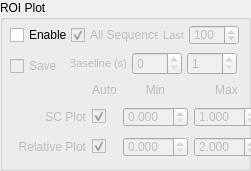
     <widget class="QGroupBox" name="roiPlotGroup">
      <property name="geometry">
       <rect>
        <x>460</x>
        <y>10</y>
        <width>251</width>
        <height>171</height>
       </rect>
      </property>
      <property name="title">
       <string>ROI Plot</string>
      </property>
      <widget class="QWidget" name="layoutWidget">
       <property name="geometry">
        <rect>
         <x>10</x>
         <y>80</y>
         <width>249</width>
         <height>81</height>
        </rect>
       </property>
       <layout class="QGridLayout" name="roiPlotDisplay">
        <item row="0" column="3">
         <widget class="QLabel" name="roiPlotMaxLabel">
          <property name="enabled">
           <bool>false</bool>
          </property>
          <property name="sizePolicy">
           <sizepolicy hsizetype="Preferred" vsizetype="Fixed">
            <horstretch>0</horstretch>
            <verstretch>0</verstretch>
           </sizepolicy>
          </property>
          <property name="minimumSize">
           <size>
            <width>0</width>
            <height>13</height>
           </size>
          </property>
          <property name="maximumSize">
           <size>
            <width>16777215</width>
            <height>13</height>
           </size>
          </property>
          <property name="text">
           <string>Max</string>
          </property>
          <property name="alignment">
           <set>Qt::AlignBottom|Qt::AlignHCenter</set>
          </property>
         </widget>
        </item>
        <item row="0" column="2">
         <widget class="QLabel" name="roiPlotMinLabel">
          <property name="enabled">
           <bool>false</bool>
          </property>
          <property name="sizePolicy">
           <sizepolicy hsizetype="Preferred" vsizetype="Fixed">
            <horstretch>0</horstretch>
            <verstretch>0</verstretch>
           </sizepolicy>
          </property>
          <property name="minimumSize">
           <size>
            <width>0</width>
            <height>13</height>
           </size>
          </property>
          <property name="maximumSize">
           <size>
            <width>16777215</width>
            <height>13</height>
           </size>
          </property>
          <property name="text">
           <string>Min</string>
          </property>
          <property name="alignment">
           <set>Qt::AlignBottom|Qt::AlignHCenter</set>
          </property>
         </widget>
        </item>
        <item row="1" column="3">
         <widget class="QDoubleSpinBox" name="roiplot_ymax_spin">
          <property name="enabled">
           <bool>false</bool>
          </property>
          <property name="sizePolicy">
           <sizepolicy hsizetype="Fixed" vsizetype="Fixed">
            <horstretch>0</horstretch>
            <verstretch>0</verstretch>
           </sizepolicy>
          </property>
          <property name="minimumSize">
           <size>
            <width>65</width>
            <height>20</height>
           </size>
          </property>
          <property name="maximumSize">
           <size>
            <width>65</width>
            <height>20</height>
           </size>
          </property>
          <property name="toolTip">
           <string>Maximum display value for SC plot</string>
          </property>
          <property name="decimals">
           <number>3</number>
          </property>
          <property name="maximum">
           <double>1.000000000000000</double>
          </property>
          <property name="singleStep">
           <double>0.010000000000000</double>
          </property>
          <property name="value">
           <double>1.000000000000000</double>
          </property>
         </widget>
        </item>
        <item row="1" column="1">
         <widget class="QCheckBox" name="roiplot_autoscale_check">
          <property name="enabled">
           <bool>false</bool>
          </property>
          <property name="sizePolicy">
           <sizepolicy hsizetype="Fixed" vsizetype="Fixed">
            <horstretch>0</horstretch>
            <verstretch>0</verstretch>
           </sizepolicy>
          </property>
          <property name="toolTip">
           <string>Automatically scale SC plot to fit data</string>
          </property>
          <property name="text">
           <string/>
          </property>
          <property name="checked">
           <bool>true</bool>
          </property>
         </widget>
        </item>
        <item row="2" column="3">
         <widget class="QDoubleSpinBox" name="roiplot_rel_ymax_spin">
          <property name="enabled">
           <bool>false</bool>
          </property>
          <property name="sizePolicy">
           <sizepolicy hsizetype="Ignored" vsizetype="Fixed">
            <horstretch>0</horstretch>
            <verstretch>0</verstretch>
           </sizepolicy>
          </property>
          <property name="minimumSize">
           <size>
            <width>65</width>
            <height>20</height>
           </size>
          </property>
          <property name="maximumSize">
           <size>
            <width>65</width>
            <height>20</height>
           </size>
          </property>
          <property name="toolTip">
           <string>Maximum display value for relative flow plot</string>
          </property>
          <property name="decimals">
           <number>3</number>
          </property>
          <property name="maximum">
           <double>1000000000.000000000000000</double>
          </property>
          <property name="singleStep">
           <double>0.010000000000000</double>
          </property>
          <property name="value">
           <double>2.000000000000000</double>
          </property>
         </widget>
        </item>
        <item row="2" column="1">
         <widget class="QCheckBox" name="roiplot_rel_autoscale_check">
          <property name="enabled">
           <bool>false</bool>
          </property>
          <property name="sizePolicy">
           <sizepolicy hsizetype="Fixed" vsizetype="Fixed">
            <horstretch>0</horstretch>
            <verstretch>0</verstretch>
           </sizepolicy>
          </property>
          <property name="toolTip">
           <string>Automatically scale relative flow plot to fit data</string>
          </property>
          <property name="text">
           <string/>
          </property>
          <property name="checked">
           <bool>true</bool>
          </property>
         </widget>
        </item>
        <item row="2" column="2">
         <widget class="QDoubleSpinBox" name="roiplot_rel_ymin_spin">
          <property name="enabled">
           <bool>false</bool>
          </property>
          <property name="sizePolicy">
           <sizepolicy hsizetype="Fixed" vsizetype="Fixed">
            <horstretch>0</horstretch>
            <verstretch>0</verstretch>
           </sizepolicy>
          </property>
          <property name="minimumSize">
           <size>
            <width>65</width>
            <height>20</height>
           </size>
          </property>
          <property name="maximumSize">
           <size>
            <width>65</width>
            <height>20</height>
           </size>
          </property>
          <property name="toolTip">
           <string>Minimum display value for relative flow plot</string>
          </property>
          <property name="decimals">
           <number>3</number>
          </property>
          <property name="maximum">
           <double>10.000000000000000</double>
          </property>
          <property name="singleStep">
           <double>0.010000000000000</double>
          </property>
         </widget>
        </item>
        <item row="2" column="0">
         <widget class="QLabel" name="roiPlotRelativeLabel">
          <property name="enabled">
           <bool>false</bool>
          </property>
          <property name="text">
           <string>Relative Plot</string>
          </property>
          <property name="alignment">
           <set>Qt::AlignRight|Qt::AlignTrailing|Qt::AlignVCenter</set>
          </property>
         </widget>
        </item>
        <item row="1" column="2">
         <widget class="QDoubleSpinBox" name="roiplot_ymin_spin">
          <property name="enabled">
           <bool>false</bool>
          </property>
          <property name="sizePolicy">
           <sizepolicy hsizetype="Fixed" vsizetype="Fixed">
            <horstretch>0</horstretch>
            <verstretch>0</verstretch>
           </sizepolicy>
          </property>
          <property name="minimumSize">
           <size>
            <width>65</width>
            <height>20</height>
           </size>
          </property>
          <property name="maximumSize">
           <size>
            <width>65</width>
            <height>20</height>
           </size>
          </property>
          <property name="toolTip">
           <string>Minimum display value for SC plot</string>
          </property>
          <property name="decimals">
           <number>3</number>
          </property>
          <property name="maximum">
           <double>10.000000000000000</double>
          </property>
          <property name="singleStep">
           <double>0.010000000000000</double>
          </property>
         </widget>
        </item>
        <item row="1" column="0">
         <widget class="QLabel" name="roiPlotSCLabel">
          <property name="enabled">
           <bool>false</bool>
          </property>
          <property name="sizePolicy">
           <sizepolicy hsizetype="Preferred" vsizetype="Fixed">
            <horstretch>0</horstretch>
            <verstretch>0</verstretch>
           </sizepolicy>
          </property>
          <property name="text">
           <string>SC Plot</string>
          </property>
          <property name="alignment">
           <set>Qt::AlignRight|Qt::AlignTrailing|Qt::AlignVCenter</set>
          </property>
         </widget>
        </item>
        <item row="0" column="1">
         <widget class="QLabel" name="roiPlotAutoLabel">
          <property name="enabled">
           <bool>false</bool>
          </property>
          <property name="sizePolicy">
           <sizepolicy hsizetype="Preferred" vsizetype="Fixed">
            <horstretch>0</horstretch>
            <verstretch>0</verstretch>
           </sizepolicy>
          </property>
          <property name="minimumSize">
           <size>
            <width>0</width>
            <height>13</height>
           </size>
          </property>
          <property name="maximumSize">
           <size>
            <width>16777215</width>
            <height>13</height>
           </size>
          </property>
          <property name="text">
           <string>Auto</string>
          </property>
          <property name="alignment">
           <set>Qt::AlignBottom|Qt::AlignHCenter</set>
          </property>
         </widget>
        </item>
       </layout>
      </widget>
      <widget class="QWidget" name="verticalLayoutWidget_2">
       <property name="geometry">
        <rect>
         <x>10</x>
         <y>20</y>
         <width>67</width>
         <height>61</height>
        </rect>
       </property>
       <layout class="QVBoxLayout" name="verticalLayout">
        <item>
         <widget class="QCheckBox" name="roiPlotCheckbox">
          <property name="toolTip">
           <string>Enable display of ROI timecourse plot</string>
          </property>
          <property name="text">
           <string>Enable</string>
          </property>
         </widget>
        </item>
        <item>
         <widget class="QCheckBox" name="roiPlotSaveCheckbox">
          <property name="enabled">
           <bool>false</bool>
          </property>
          <property name="toolTip">
           <string>Toggle saving of ROI data during acquisition</string>
          </property>
          <property name="statusTip">
           <string/>
          </property>
          <property name="text">
           <string>Save</string>
          </property>
          <property name="checkable">
           <bool>true</bool>
          </property>
          <property name="checked">
           <bool>false</bool>
          </property>
         </widget>
        </item>
       </layout>
      </widget>
      <widget class="QWidget" name="verticalLayoutWidget_5">
       <property name="geometry">
        <rect>
         <x>70</x>
         <y>20</y>
         <width>171</width>
         <height>61</height>
        </rect>
       </property>
       <layout class="QVBoxLayout" name="verticalLayout_3">
        <property name="spacing">
         <number>2</number>
        </property>
        <property name="sizeConstraint">
         <enum>QLayout::SetDefaultConstraint</enum>
        </property>
        <item>
         <layout class="QHBoxLayout" name="roiPlotEnable">
          <property name="spacing">
           <number>4</number>
          </property>
          <property name="sizeConstraint">
           <enum>QLayout::SetDefaultConstraint</enum>
          </property>
          <item>
           <widget class="QCheckBox" name="roiPlotHistoryCheckbox">
            <property name="enabled">
             <bool>false</bool>
            </property>
            <property name="sizePolicy">
             <sizepolicy hsizetype="Minimum" vsizetype="Fixed">
              <horstretch>0</horstretch>
              <verstretch>0</verstretch>
             </sizepolicy>
            </property>
            <property name="minimumSize">
             <size>
              <width>0</width>
              <height>0</height>
             </size>
            </property>
            <property name="maximumSize">
             <size>
              <width>88</width>
              <height>16777215</height>
             </size>
            </property>
            <property name="toolTip">
             <string>Show entire acquisition on plot</string>
            </property>
            <property name="text">
             <string>All Sequences</string>
            </property>
            <property name="checked">
             <bool>true</bool>
            </property>
           </widget>
          </item>
          <item>
           <widget class="QLabel" name="roiPlotLimitLabel">
            <property name="enabled">
             <bool>false</bool>
            </property>
            <property name="sizePolicy">
             <sizepolicy hsizetype="Minimum" vsizetype="Preferred">
              <horstretch>0</horstretch>
              <verstretch>0</verstretch>
             </sizepolicy>
            </property>
            <property name="maximumSize">
             <size>
              <width>20</width>
              <height>16777215</height>
             </size>
            </property>
            <property name="font">
             <font>
              <pointsize>8</pointsize>
             </font>
            </property>
            <property name="text">
             <string>Last</string>
            </property>
            <property name="alignment">
             <set>Qt::AlignRight|Qt::AlignTrailing|Qt::AlignVCenter</set>
            </property>
            <property name="indent">
             <number>0</number>
            </property>
           </widget>
          </item>
          <item>
           <widget class="QSpinBox" name="roiPlotLimitSpin">
            <property name="enabled">
             <bool>false</bool>
            </property>
            <property name="sizePolicy">
             <sizepolicy hsizetype="Fixed" vsizetype="Fixed">
              <horstretch>0</horstretch>
              <verstretch>0</verstretch>
             </sizepolicy>
            </property>
            <property name="minimumSize">
             <size>
              <width>50</width>
              <height>20</height>
             </size>
            </property>
            <property name="maximumSize">
             <size>
              <width>40</width>
              <height>20</height>
             </size>
            </property>
            <property name="toolTip">
             <string>Show last n sequences on plot</string>
            </property>
            <property name="suffix">
             <string/>
            </property>
            <property name="prefix">
             <string/>
            </property>
            <property name="minimum">
             <number>1</number>
            </property>
            <property name="maximum">
             <number>9999</number>
            </property>
            <property name="value">
             <number>100</number>
            </property>
           </widget>
          </item>
         </layout>
        </item>
        <item>
         <layout class="QHBoxLayout" name="roiPlotBaseline">
          <property name="spacing">
           <number>4</number>
          </property>
          <item>
           <widget class="QLabel" name="roiPlotBaselineLabel">
            <property name="enabled">
             <bool>false</bool>
            </property>
            <property name="maximumSize">
             <size>
              <width>56</width>
              <height>16777215</height>
             </size>
            </property>
            <property name="font">
             <font>
              <pointsize>8</pointsize>
             </font>
            </property>
            <property name="toolTip">
             <string>Baseline for relative plot. Defaults to first second.</string>
            </property>
            <property name="text">
             <string>Baseline (s)</string>
            </property>
            <property name="alignment">
             <set>Qt::AlignRight|Qt::AlignTrailing|Qt::AlignVCenter</set>
            </property>
           </widget>
          </item>
          <item>
           <widget class="QSpinBox" name="roiPlotBaselineStart">
            <property name="enabled">
             <bool>false</bool>
            </property>
            <property name="maximumSize">
             <size>
              <width>50</width>
              <height>16777215</height>
             </size>
            </property>
            <property name="toolTip">
             <string>Start time (s) for baseline</string>
            </property>
            <property name="maximum">
             <number>10000</number>
            </property>
           </widget>
          </item>
          <item>
           <widget class="QSpinBox" name="roiPlotBaselineEnd">
            <property name="enabled">
             <bool>false</bool>
            </property>
            <property name="maximumSize">
             <size>
              <width>50</width>
              <height>16777215</height>
             </size>
            </property>
            <property name="toolTip">
             <string>End time (s) for baseline</string>
            </property>
            <property name="minimum">
             <number>1</number>
            </property>
            <property name="maximum">
             <number>10000</number>
            </property>
            <property name="value">
             <number>1</number>
            </property>
           </widget>
          </item>
         </layout>
        </item>
       </layout>
      </widget>
     </widget>
